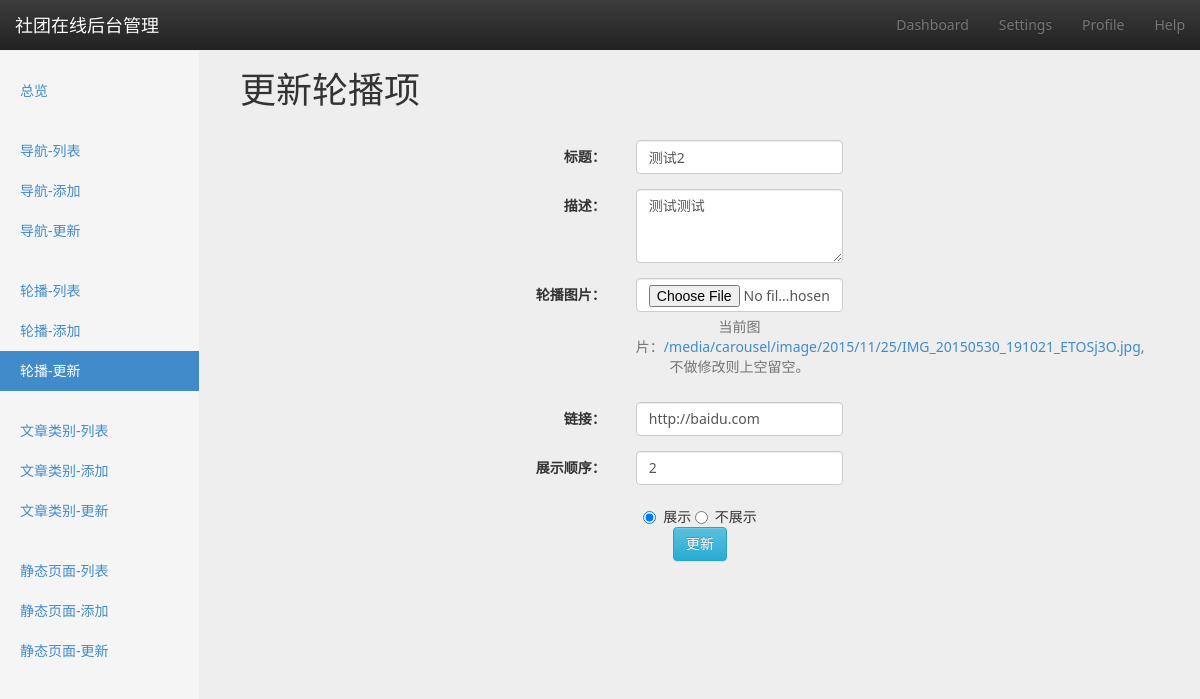
Page /carousel/2/update/ on the earlier database version.
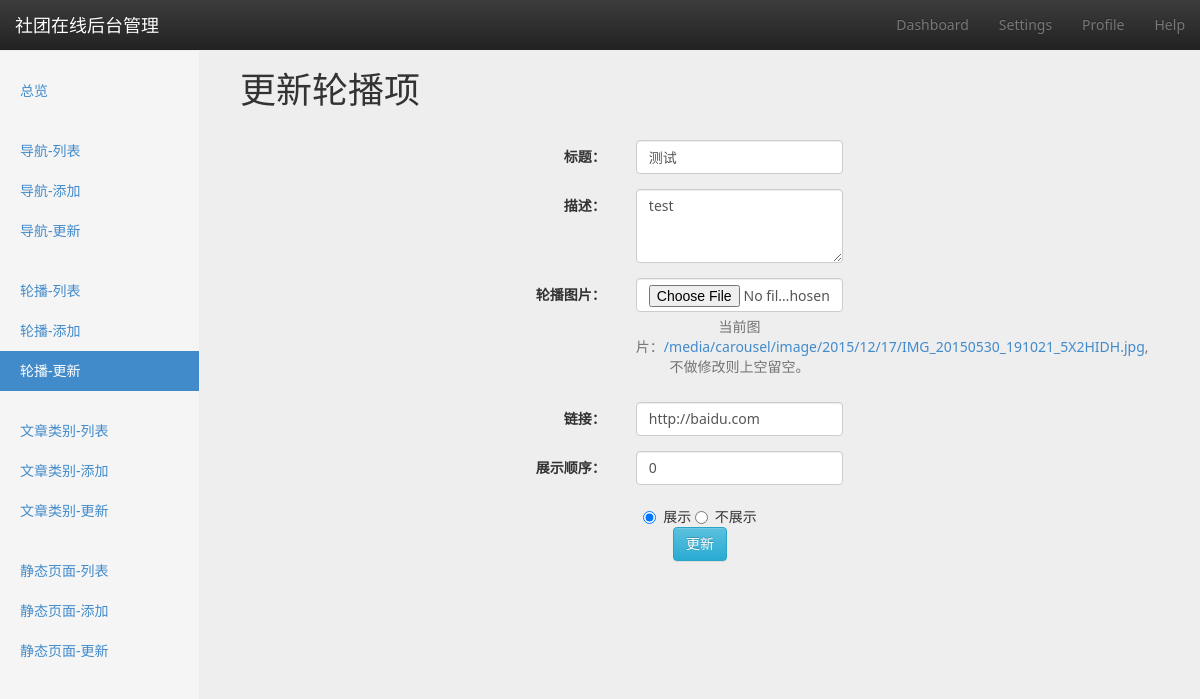
Same page on the later database version.
### carousel/models.py (models this page shows, shortened)
class Carousel(models.Model):
    title = models.CharField(max_length=16, blank=True, null=True)
    summery = models.TextField(blank=True, null=True)
    img = models.ImageField(upload_to='./carousel/image/%Y/%m/%d/')
    target_url = models.URLField(blank=True, null=True)
    create_time = models.DateTimeField(auto_now_add=True)
    show_order = models.IntegerField(default=0)
    on_show = models.BooleanField(default=True)
    class Meta:
        verbose_name_plural = verbose_name = u'轮播'
        ordering = ['show_order', '-create_time']

### carousel/views.py (the view)
# urls.py: url(r'^(?P<pk>[0-9]+)/update/$', views.CarouselUpdateView.as_view(), name='carousel-update'),
class CarouselUpdateView(AjaxableResponseMixin, UpdateView):
    model = Carousel
    context_object_name = 'carousel'
    template_name_suffix = '_update_form'
    success_url = reverse_lazy('carousel-list')
    fields = ['title', 'summery', 'img', 'target_url', 'show_order', 'on_show']
    def get_context_data(self, *args, **kwargs):
        context = super(CarouselUpdateView, self).get_context_data(*args, **kwargs)
        context['active_page'] = 'carousel-update'
        return context

### utils/common_mixin.py (called while the page is built)
    def get_context_data(self, *args, **kwargs):
        context = super(BaseMixin, self).get_context_data(**kwargs)
        context['COMMUNITY_NAME'] = COMMUNITY_NAME
        context['COMMUNITY_DESCRIPTION'] = COMMUNITY_DESCRIPTION
        context['PAGE_NUMBER'] = PAGE_NUMBER
        return context

### templates/carousel/carousel_update_form.html (shortened to what this page needs)
{% extends 'website/backend/settings/settings_base.html' %}
{% block option-title %}
    更新轮播项
{% endblock %}
{% block content %}
    <div class="col-md-12">
        <form class="form-horizontal" id="data-form">
            <div class="form-group">
                <label for="title" class="col-sm-3 col-sm-offset-2 control-label">标题：</label>
                <div class="col-sm-3">
                    <input type="text" id="title" name="title" class="form-control" required value={{ carousel.title }}>
                </div>
            </div>
            <div class="form-group">
                <label for="summery" class="col-sm-3 col-sm-offset-2 control-label">描述：</label>
                <div class="col-sm-3">
                    <textarea class="form-control" id="summery" rows="3" wrap="hard" name="summery">{{ carousel.summery }}</textarea>
                </div>
            </div>
            <div class="form-group">
                <label for="img" class="col-sm-3 col-sm-offset-2 control-label">轮播图片：</label>
                <div class="col-sm-3">
                    <input type="file" id="img" name="img" class="form-control" value="{{ carousel.img }}">
                    <span class="help-block" id="helpBlock">当前图片：<a href="{% url 'media' carousel.img %}">{% url 'media' carousel.img %}</a>,不做修改则上空留空。</span>
                </div>
            </div>
            <div class="form-group">
                <label for="target_url" class="col-sm-3 col-sm-offset-2 control-label">链接：</label>
                <div class="col-sm-3">
                    <input type="text" id="target_url" name="target_url" class="form-control" value="{{ carousel.target_url }}">
                </div>
            </div>
            <div class="form-group">
                <label for="show_order" class="col-sm-3 col-sm-offset-2 control-label">展示顺序：</label>
                <div class="col-sm-3">
                    <input type="number" id="show_order" name="show_order" class="form-control" value="{{ carousel.show_order }}">
                </div>
            </div>
            <div class="radio">
                <label>
                <input type="radio" name="on_show" value="True" {% if carousel.on_show %}checked{% endif %}>
                展示
                </label>
                <label>
                <input type="radio" name="on_show" value="" {% if not carousel.on_show %}checked{% endif %}>
                不展示
                </label>
            </div>
            <button class="btn btn-info" id="submit-btn">更新</button>
        </form>
    </div>
{% endblock %}

Differences in the rows shown:
changed Carousel "http://baidu.com": title "测试2" → "测试"; summery "测试测试" → "test"; img "/media/carousel/image/2015/11/25/IMG_20150530_191021_ETOSj3O.jpg" → "/media/carousel/image/2015/12/17/IMG_20150530_191021_5X2HIDH.jpg"; show_order "2" → "0"
